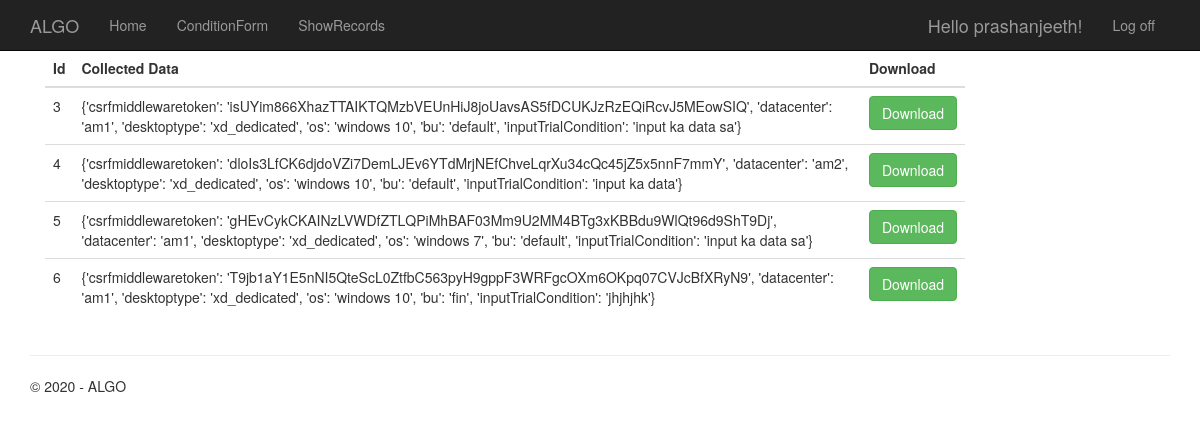
/showrecords/ (signed in), run on an earlier commit of the app's database.
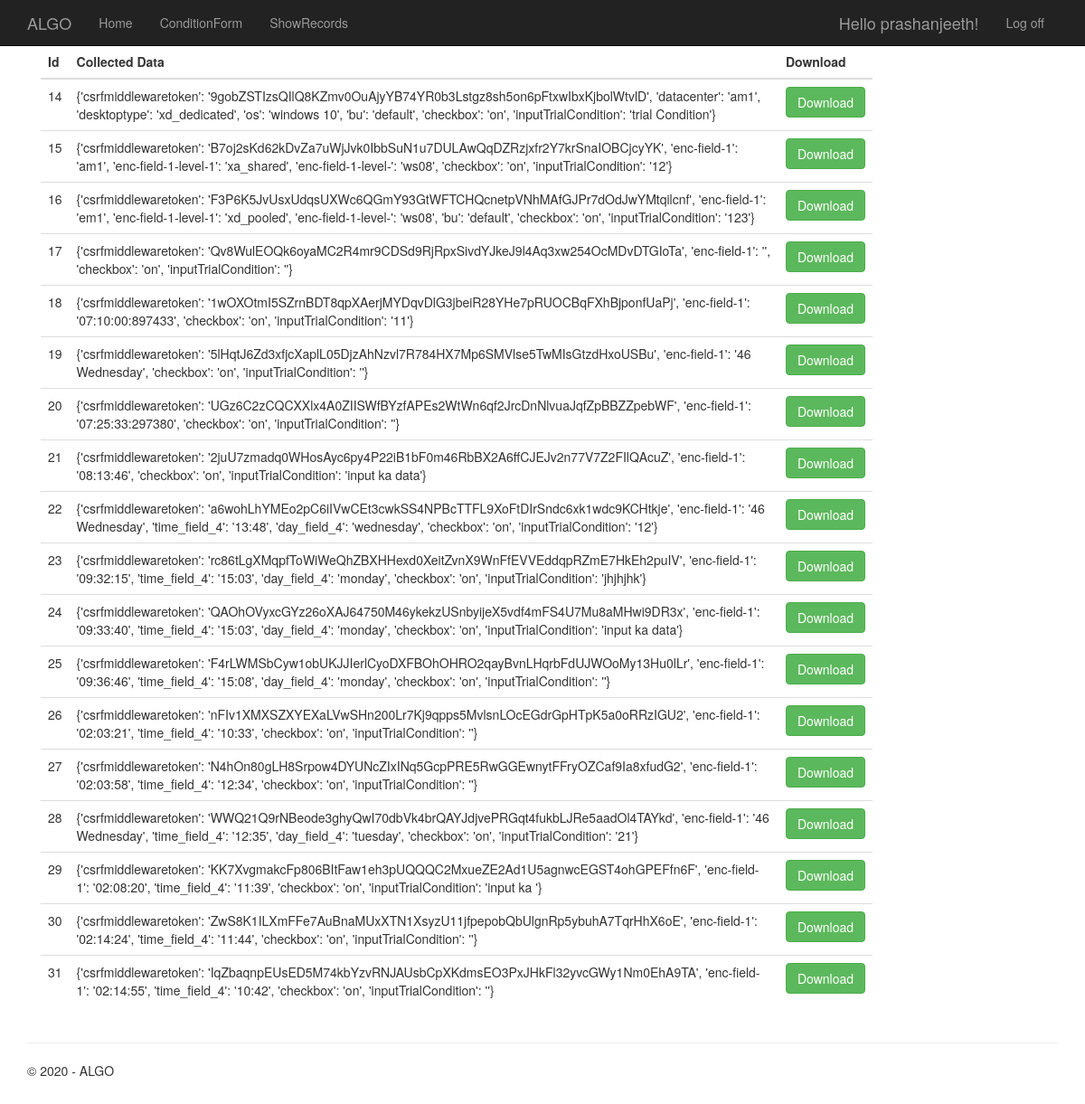
And on a later commit of the database.
### algobt/models.py (models this page shows, shortened)
class UserDataModel(models.Model):
    username = models.ForeignKey(User, on_delete=models.CASCADE,)
    data = models.CharField(max_length=2000)
    created_on = models.DateTimeField(auto_now_add=True,)
    class Meta:
        verbose_name_plural = 'Records'
        db_table = "User Records"

### algobt/views.py (the view)
# urls.py: path('showrecords/', views.ShowDataRecords, name='ShowRecords'),
@login_required(redirect_field_name='login')
def ShowDataRecords(request):
    if request.user.is_authenticated:
        allRecords = UserDataModel.objects.filter(username=request.user)
        context = {
            'records': allRecords,
            'year': datetime.now().year,
        }
        return render(request, 'app/showrecords.html', context)

### templates/app/showrecords.html (shortened to what this page needs)
{% extends "app/layout.html" %}
{% load static %}
{% block content %}
    <div class="container">
    <div class="row justify-content-center">
      <div class="col-lg-10 col-md-12">
        <div class="card mb-4">
          <div class="card-body">
              <table class="table mb-0">
    <thead>
      <tr>
        <th>Id</th>
        <th>Collected Data</th>
        <th>Download</th>
      </tr>
    </thead>
        <tr>
      {% for record in records %}
        <tr>
          <td>
            {{record.id}}
          </td>
          <td>
            {{record.data}}
          </td>
          <td>
            <a href="{% url 'DownloadRecords' record.id %}" class="btn btn-success" target = "_blank" >Download</a>
          </td>
        </tr>
        {% endfor %}
  </table>
          </div>
        </div>
      </div>
    </div>
  </div>
{% endblock %}

### templates/app/layout.html (shortened to what this page needs)
<!DOCTYPE html>
<html>
<head>
    {% load static %}
    <link rel="stylesheet" type="text/css" href="{% static 'app/content/bootstrap.min.css' %}" />
    <link rel="stylesheet" type="text/css" href="{% static 'app/content/site.css' %}" />
    <link rel="stylesheet" type="text/javascript" href="{% static 'app/scripts/jquery.chainedTo.js' %}" />
    <link rel="stylesheet" type="text/javascript" href="{% static 'app/scripts/jquery.chainedTo.min.js' %}" />
<body>
    <div class="navbar navbar-inverse navbar-fixed-top">
        <div class="container">
            <div class="navbar-header">
                <a href="/" class="navbar-brand">ALGO</a>
            </div>
            <div class="navbar-collapse collapse">
                <ul class="nav navbar-nav">
                    <li><a href=" {% url 'home' %}    ">Home</a></li>
                    <li><a href=" {% url 'ConditionForm' %}   ">ConditionForm</a></li>
                    <li><a href=" {% url 'ShowRecords' %} ">ShowRecords</a></li>
                </ul>
                {% include 'app/loginpartial.html' %}
            </div>
        </div>
    </div>
    <div class="container body-content">
{% block content %}
{% endblock %}
        <hr/>
        <footer>
            <p>&copy; {{ year }} - ALGO</p>
        </footer>
    </div>
</body>
</html>

### templates/app/loginpartial.html (shortened to what this page needs)
{% load socialaccount %}
{% if user.is_authenticated %}
<form id="logoutForm" action="/logout/" method="post" class="navbar-right">
    <ul class="nav navbar-nav navbar-right">
        <li><span class="navbar-brand">Hello {{ user.username }}!</span></li>
        <li><a href="javascript:document.getElementById('logoutForm').submit()">Log off</a></li>
    </ul>
</form>
{% else %}
<ul class="nav navbar-nav navbar-right">
    <li><a href="{% url 'login' %}">Log in</a></li>
    <li><a href="{% provider_login_url 'google' %}">Login with Google</a></li>
</ul>
{% endif %}

### static/app/content/site.css (style rules this page uses)
body { padding-top: 50px; padding-bottom: 20px; }
.body-content { padding-left: 15px; padding-right: 15px; }

What changed in the data, as far as the page shows it:
removed UserDataModel: id "3", data "{'csrfmiddlewaretoken': 'isUYim866XhazTTAIKTQMzbVEUnHiJ8joUavsAS5fDCUKJzRzEQiRcvJ5MEowSIQ', 'datacenter': 'am1', 'desktoptype': 'xd_dedicated', 'os': 'windows 10', 'bu': 'default', 'inputTrialCondition': 'input ka data sa'}"
removed UserDataModel: id "4", data "{'csrfmiddlewaretoken': 'dloIs3LfCK6djdoVZi7DemLJEv6YTdMrjNEfChveLqrXu34cQc45jZ5x5nnF7mmY', 'datacenter': 'am2', 'desktoptype': 'xd_dedicated', 'os': 'windows 10', 'bu': 'default', 'inputTrialCondition': 'input ka data'}"
removed UserDataModel: id "5", data "{'csrfmiddlewaretoken': 'gHEvCykCKAINzLVWDfZTLQPiMhBAF03Mm9U2MM4BTg3xKBBdu9WlQt96d9ShT9Dj', 'datacenter': 'am1', 'desktoptype': 'xd_dedicated', 'os': 'windows 7', 'bu': 'default', 'inputTrialCondition': 'input ka data sa'}"
removed UserDataModel: id "6", data "{'csrfmiddlewaretoken': 'T9jb1aY1E5nNI5QteScL0ZtfbC563pyH9gppF3WRFgcOXm6OKpq07CVJcBfXRyN9', 'datacenter': 'am1', 'desktoptype': 'xd_dedicated', 'os': 'windows 10', 'bu': 'fin', 'inputTrialCondition': 'jhjhjhk'}"
added UserDataModel: id "14", data "{'csrfmiddlewaretoken': '9gobZSTIzsQIlQ8KZmv0OuAjyYB74YR0b3Lstgz8sh5on6pFtxwIbxKjbolWtvlD', 'datacenter': 'am1', 'desktoptype': 'xd_dedicated', 'os': 'windows 10', 'bu': 'default', 'checkbox': 'on', 'inputTrialCondition': 'trial Condition'}"
added UserDataModel: id "15", data "{'csrfmiddlewaretoken': 'B7oj2sKd62kDvZa7uWjJvk0IbbSuN1u7DULAwQqDZRzjxfr2Y7krSnaIOBCjcyYK', 'enc-field-1': 'am1', 'enc-field-1-level-1': 'xa_shared', 'enc-field-1-level-': 'ws08', 'checkbox': 'on', 'inputTrialCondition': '12'}"
added UserDataModel: id "16", data "{'csrfmiddlewaretoken': 'F3P6K5JvUsxUdqsUXWc6QGmY93GtWFTCHQcnetpVNhMAfGJPr7dOdJwYMtqilcnf', 'enc-field-1': 'em1', 'enc-field-1-level-1': 'xd_pooled', 'enc-field-1-level-': 'ws08', 'bu': 'default', 'checkbox': 'on', 'inputTrialCondition': '123'}"
added UserDataModel: id "17", data "{'csrfmiddlewaretoken': 'Qv8WulEOQk6oyaMC2R4mr9CDSd9RjRpxSivdYJkeJ9l4Aq3xw254OcMDvDTGIoTa', 'enc-field-1': '', 'checkbox': 'on', 'inputTrialCondition': ''}"
added UserDataModel: id "18", data "{'csrfmiddlewaretoken': '1wOXOtmI5SZrnBDT8qpXAerjMYDqvDlG3jbeiR28YHe7pRUOCBqFXhBjponfUaPj', 'enc-field-1': '07:10:00:897433', 'checkbox': 'on', 'inputTrialCondition': '11'}"
added UserDataModel: id "19", data "{'csrfmiddlewaretoken': '5lHqtJ6Zd3xfjcXaplL05DjzAhNzvl7R784HX7Mp6SMVlse5TwMIsGtzdHxoUSBu', 'enc-field-1': '46 Wednesday', 'checkbox': 'on', 'inputTrialCondition': ''}"
added UserDataModel: id "20", data "{'csrfmiddlewaretoken': 'UGz6C2zCQCXXlx4A0ZIISWfBYzfAPEs2WtWn6qf2JrcDnNlvuaJqfZpBBZZpebWF', 'enc-field-1': '07:25:33:297380', 'checkbox': 'on', 'inputTrialCondition': ''}"
added UserDataModel: id "21", data "{'csrfmiddlewaretoken': '2juU7zmadq0WHosAyc6py4P22iB1bF0m46RbBX2A6ffCJEJv2n77V7Z2FIlQAcuZ', 'enc-field-1': '08:13:46', 'checkbox': 'on', 'inputTrialCondition': 'input ka data'}"
added UserDataModel: id "22", data "{'csrfmiddlewaretoken': 'a6wohLhYMEo2pC6iIVwCEt3cwkSS4NPBcTTFL9XoFtDIrSndc6xk1wdc9KCHtkje', 'enc-field-1': '46 Wednesday', 'time_field_4': '13:48', 'day_field_4': 'wednesday', 'checkbox': 'on', 'inputTrialCondition': '12'}"
added UserDataModel: id "23", data "{'csrfmiddlewaretoken': 'rc86tLgXMqpfToWiWeQhZBXHHexd0XeitZvnX9WnFfEVVEddqpRZmE7HkEh2puIV', 'enc-field-1': '09:32:15', 'time_field_4': '15:03', 'day_field_4': 'monday', 'checkbox': 'on', 'inputTrialCondition': 'jhjhjhk'}"
added UserDataModel: id "24", data "{'csrfmiddlewaretoken': 'QAOhOVyxcGYz26oXAJ64750M46ykekzUSnbyijeX5vdf4mFS4U7Mu8aMHwi9DR3x', 'enc-field-1': '09:33:40', 'time_field_4': '15:03', 'day_field_4': 'monday', 'checkbox': 'on', 'inputTrialCondition': 'input ka data'}"
added UserDataModel: id "25", data "{'csrfmiddlewaretoken': 'F4rLWMSbCyw1obUKJJIerlCyoDXFBOhOHRO2qayBvnLHqrbFdUJWOoMy13Hu0lLr', 'enc-field-1': '09:36:46', 'time_field_4': '15:08', 'day_field_4': 'monday', 'checkbox': 'on', 'inputTrialCondition': ''}"
added UserDataModel: id "26", data "{'csrfmiddlewaretoken': 'nFIv1XMXSZXYEXaLVwSHn200Lr7Kj9qpps5MvlsnLOcEGdrGpHTpK5a0oRRzIGU2', 'enc-field-1': '02:03:21', 'time_field_4': '10:33', 'checkbox': 'on', 'inputTrialCondition': ''}"
added UserDataModel: id "27", data "{'csrfmiddlewaretoken': 'N4hOn80gLH8Srpow4DYUNcZIxINq5GcpPRE5RwGGEwnytFFryOZCaf9Ia8xfudG2', 'enc-field-1': '02:03:58', 'time_field_4': '12:34', 'checkbox': 'on', 'inputTrialCondition': ''}"
added UserDataModel: id "28", data "{'csrfmiddlewaretoken': 'WWQ21Q9rNBeode3ghyQwI70dbVk4brQAYJdjvePRGqt4fukbLJRe5aadOl4TAYkd', 'enc-field-1': '46 Wednesday', 'time_field_4': '12:35', 'day_field_4': 'tuesday', 'checkbox': 'on', 'inputTrialCondition': '21'}"
added UserDataModel: id "29", data "{'csrfmiddlewaretoken': 'KK7XvgmakcFp806BItFaw1eh3pUQQQC2MxueZE2Ad1U5agnwcEGST4ohGPEFfn6F', 'enc-field-1': '02:08:20', 'time_field_4': '11:39', 'checkbox': 'on', 'inputTrialCondition': 'input ka '}"
added UserDataModel: id "30", data "{'csrfmiddlewaretoken': 'ZwS8K1ILXmFFe7AuBnaMUxXTN1XsyzU11jfpepobQbUlgnRp5ybuhA7TqrHhX6oE', 'enc-field-1': '02:14:24', 'time_field_4': '11:44', 'checkbox': 'on', 'inputTrialCondition': ''}"
added UserDataModel: id "31", data "{'csrfmiddlewaretoken': 'IqZbaqnpEUsED5M74kbYzvRNJAUsbCpXKdmsEO3PxJHkFl32yvcGWy1Nm0EhA9TA', 'enc-field-1': '02:14:55', 'time_field_4': '10:42', 'checkbox': 'on', 'inputTrialCondition': ''}"
